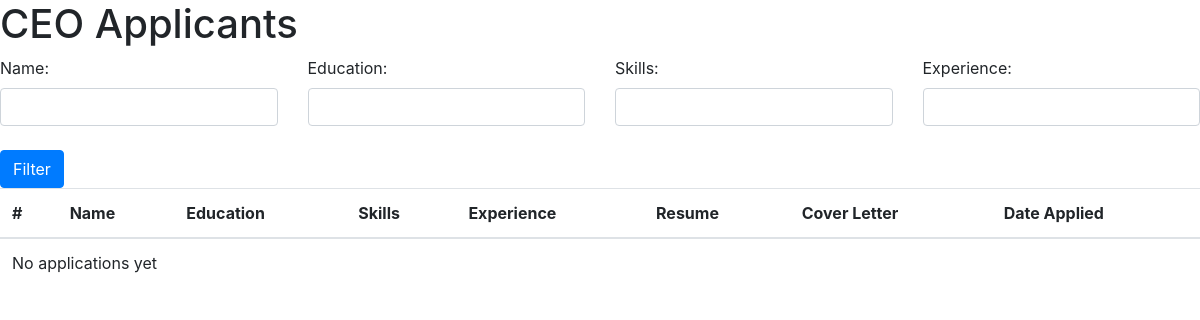
Page /market/jobs/1/applicants/ on the earlier database version.
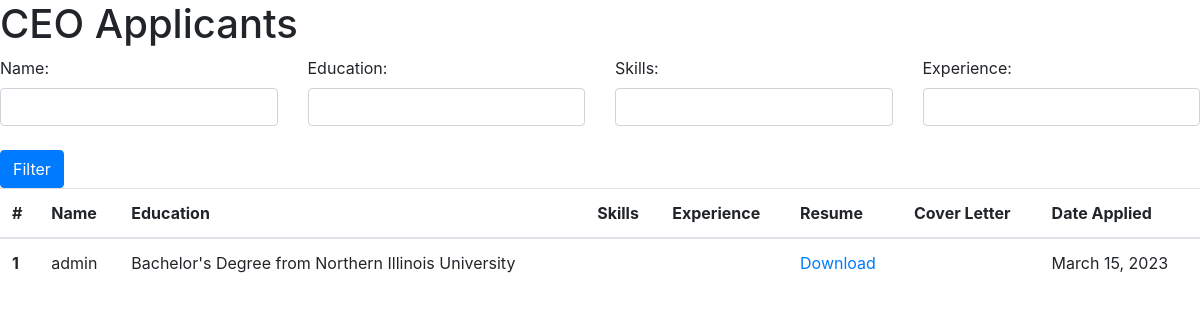
Same page on the later database version.
### Jobs/models.py (models this page shows, shortened)
class JobApplication(models.Model):
    applicant = models.ForeignKey(User, on_delete=models.CASCADE)
    job_listing = models.ForeignKey(JobListing, on_delete=models.CASCADE)
    date_applied = models.DateTimeField(auto_now_add=True)
    notes = models.TextField(max_length=500, null=True, blank=True)
    class Meta:
        unique_together = ('applicant', 'job_listing')

### Users/models.py (models this page shows, shortened)
class CustomUser(AbstractUser):
    Bio = models.CharField(max_length=240, default='')
    Salary = models.IntegerField(default=0)
    Company = models.ForeignKey('Company.Company', on_delete=models.CASCADE,
                                   null=True, blank=True)
    Country = models.ForeignKey(Country, on_delete=models.CASCADE, null=True)
    Region = models.ForeignKey(Region, on_delete=models.CASCADE, null=True)
    ProfilePic = models.ImageField(upload_to=upload_to, null=True, blank=True)
    Skill = models.ManyToManyField(Skill, through="User_Skill")
    Company_Verified_Email = models.BooleanField(default=False)
    badges = models.JSONField(default=dict)

class Education(models.Model):
    DEGREE_TYPE_CHOICES = (
        ('None', 'None'),
        ('High School', 'High School'),
        ('Associate\'s Degree', 'Associate\'s Degree'),
        ('Bachelor\'s Degree', 'Bachelor\'s Degree'),
        ('Master\'s Degree', 'Master\'s Degree'),
        ('Doctorate', 'Doctorate'),
        ('Other', 'Other'),
    )
    user = models.ForeignKey(User, on_delete=models.CASCADE, related_name='education')
    degree_type = models.CharField(max_length=18, choices=DEGREE_TYPE_CHOICES, default='none')
    major = models.CharField(max_length=100, blank=True)
    start_date = models.DateField()
    end_date = models.DateField(blank=True, null=True)
    gpa = models.DecimalField(max_digits=3, decimal_places=2, blank=True, null=True)
    description = models.TextField(blank=True, help_text="Describe your thoughts")
    location = models.CharField(max_length=255)
    activities_awards_and_societies = models.TextField(blank=True)
    institution = models.ForeignKey('Company.University', on_delete=models.CASCADE,
                                    default=None, blank=True, null=True)
    def __str__(self):
        return f"{self.degree_type} from {self.institution}"

### Company/models.py (models this page shows)
class University(models.Model):
    Name = models.CharField(max_length=256)
    About = models.TextField(max_length=10000, default='', blank=True, null=True)
    Employees = models.ManyToManyField('Users.CustomUser', blank=True)
    Students = models.IntegerField(null=True, blank=True)
    LastEditedBy = models.ForeignKey('Users.CustomUser', null=True, blank=True, on_delete=models.SET_NULL,
                                     related_name='edited_universities')
    Website = models.URLField(blank=True)
    Email_Domain = models.CharField(blank=True, max_length=50)
    def __str__(self):
        return f'{self.Name}'

### Jobs/views.py (the view)
# urls.py: path('jobs/<int:job_id>/applicants/', job_applicants, name='job_applicants'),
def job_applicants(request, job_id):
    job_listing = get_object_or_404(JobListing, id=job_id)
    job_applications = JobApplication.objects.filter(job_listing=job_listing)
    context = {
        'job_listing': job_listing,
        'job_applications': job_applications
    }
    return render(request, 'view_job_applicants.html', context)

### templates/view_job_applicants.html (shortened to what this page needs)
{% extends 'base.html' %}
{% block content %}
  <h1>{{ job_listing.Job_Title }} Applicants</h1>
  <form method="get" id="filter-form">
    <div class="row">
      <div class="col-md-3">
        <label for="name-filter">Name:</label>
        <input type="text" name="name" id="name-filter" class="form-control" value="{{ request.GET.name }}">
      </div>
      <div class="col-md-3">
        <label for="education-filter">Education:</label>
        <input type="text" name="education" id="education-filter" class="form-control" value="{{ request.GET.education }}">
      </div>
      <div class="col-md-3">
        <label for="skills-filter">Skills:</label>
        <input type="text" name="skills" id="skills-filter" class="form-control" value="{{ request.GET.skills }}">
      </div>
      <div class="col-md-3">
        <label for="experience-filter">Experience:</label>
        <input type="text" name="experience" id="experience-filter" class="form-control" value="{{ request.GET.experience }}">
      </div>
    </div>
    <br>
    <button type="submit" class="btn btn-primary">Filter</button>
  </form>
  <table class="table">
    <thead>
      <tr>
        <th scope="col">#</th>
        <th scope="col">Name</th>
        <th scope="col">Education</th>
        <th scope="col">Skills</th>
        <th scope="col">Experience</th>
        <th scope="col">Resume</th>
        <th scope="col">Cover Letter</th>
        <th scope="col">Date Applied</th>
      </tr>
    </thead>
    <tbody>
      {% for application in job_applications %}
        <tr>
          <th scope="row">{{ forloop.counter }}</th>
          <td>{{ application.applicant.username }}</td>
          <td>{{ application.applicant.education.all|join:", " }}</td>
          <td>{{ application.skills.all|join:", " }}</td>
          <td>{{ application.applicant.experience.all|join:", " }}</td>
          <td><a href="{{ application.resume.url }}" download>Download</a></td>
          <td>{{ application.cover_letter }}</td>
          <td>{{ application.date_applied|date:"F d, Y" }}</td>
        </tr>
      {% empty %}
        <tr>
          <td colspan="8">No applications yet</td>
        </tr>
      {% endfor %}
    </tbody>
  </table>
{% endblock %}

Differences in the rows shown:
added JobApplication: applicant.username "admin", applicant.education.all "Bachelor's Degree from Northern Illinois University", date_applied "March 15, 2023"
Other differences:
text no longer shown: "No applications yet"
